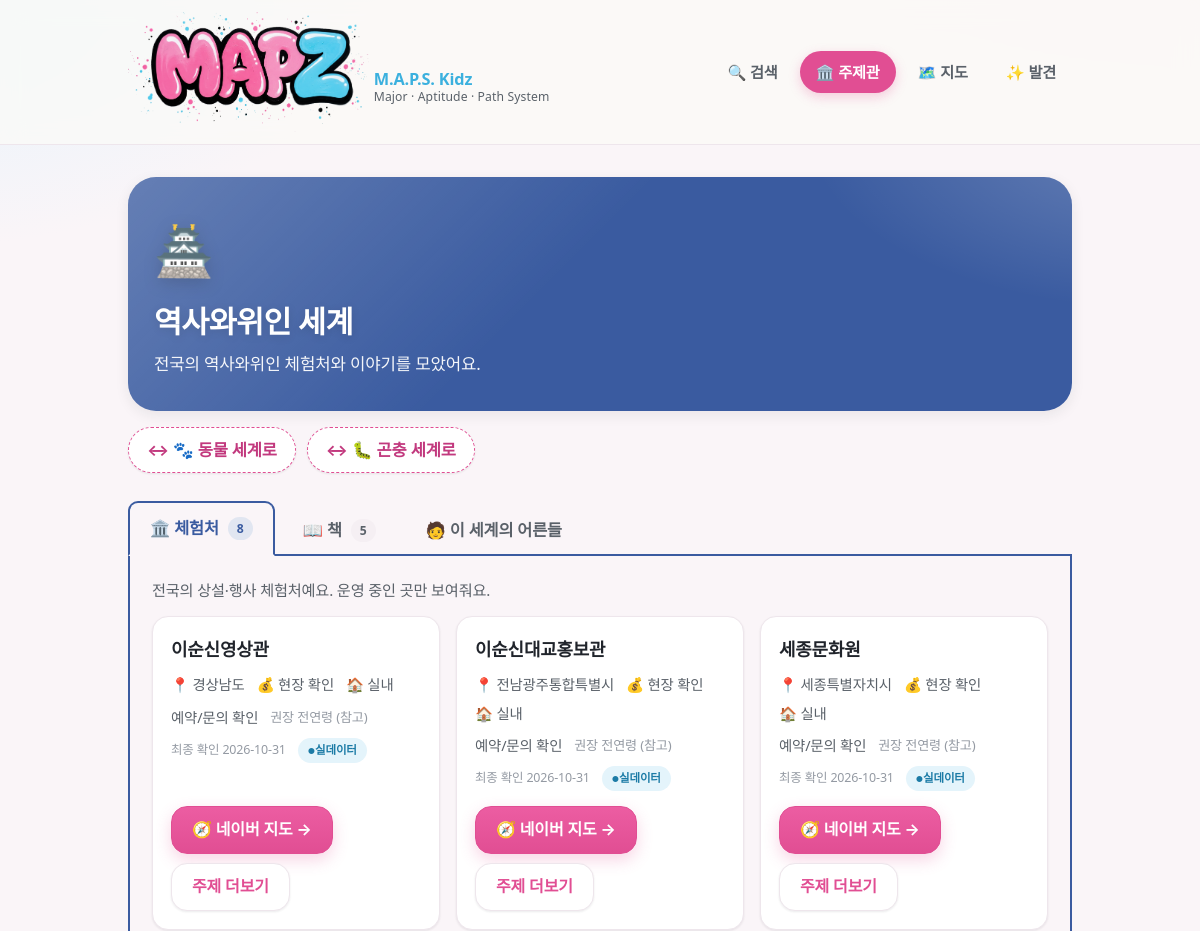
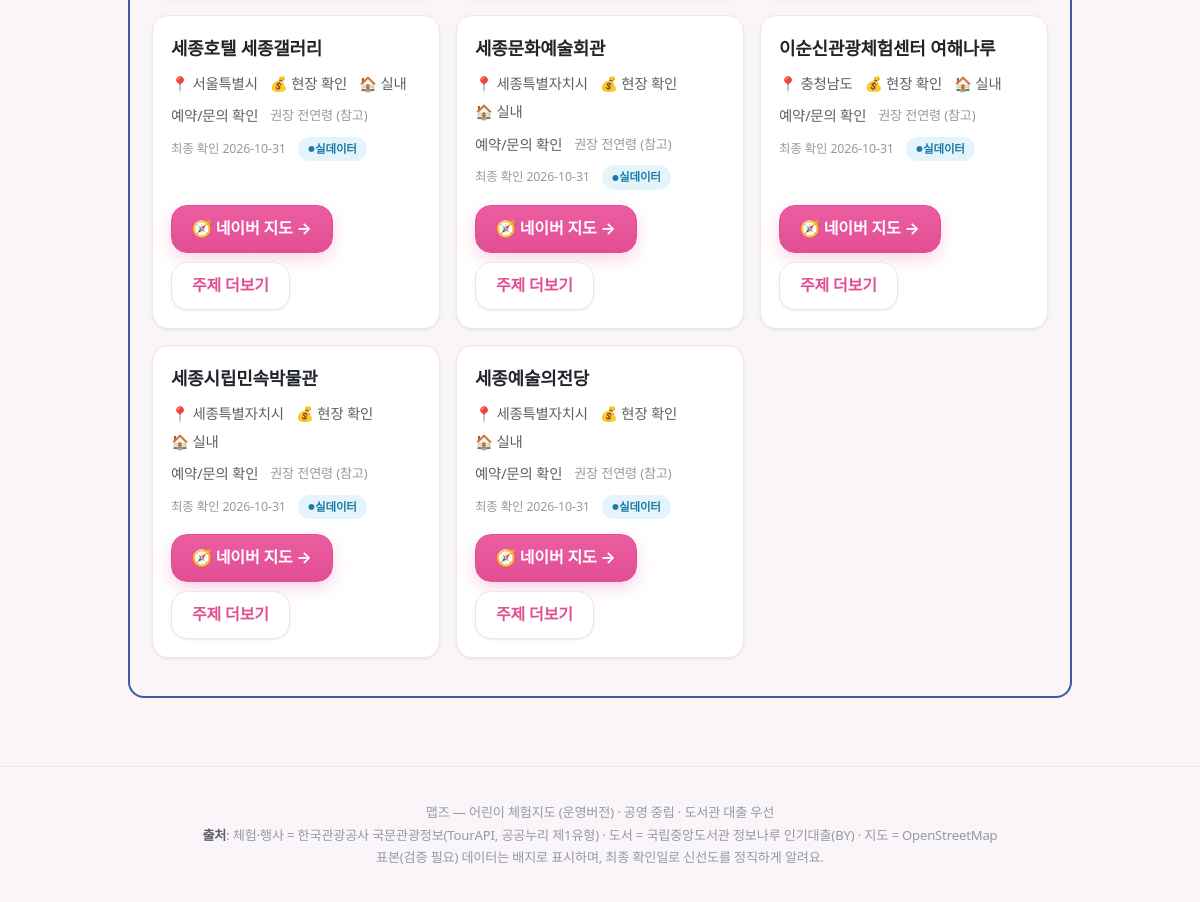
/topic/history, run on the app's committed database (2 pictures, top to bottom).
### tables this page shows
CREATE TABLE topic(id TEXT PRIMARY KEY, name TEXT, synonyms TEXT, emoji TEXT,
  demand_score REAL, connection_score REAL, age_profile TEXT);

CREATE TABLE experience(id TEXT PRIMARY KEY, name TEXT, type TEXT, topic_tags TEXT,
  verb_tags TEXT, lat REAL, lng REAL, region TEXT, period_start TEXT, period_end TEXT,
  hours TEXT, age_note TEXT, duration_min INT, cost TEXT, reservation_url TEXT,
  indoor INT, parking TEXT, stroller TEXT, crowd_note TEXT, related_books TEXT,
  tel TEXT, image TEXT, source TEXT, is_seed INT, last_verified TEXT, status TEXT);

### app/main.py (the view)
@app.get("/topic/{tid}", response_class=HTMLResponse)
def page_topic(request: Request, tid: str):
    if tid not in TOPICS: return HTMLResponse("<h1>알 수 없는 주제</h1>", status_code=404)
    return templates.TemplateResponse(request, "topic.html", {"d": api_topic_detail(tid), "topic": TOPICS[tid],
        "topics_all": TOPICS, "today": today(), "active": "topic"})

### app/templates/topic.html (shortened to what this page needs)
{% extends "base.html" %}
{% import "macros.html" as m %}
{% block content %}
<div class="hero" style="background:linear-gradient(140deg,{{ topic.color }},{{ topic.color }})">
<div class="emoji-big">{{ topic.emoji }}</div>
<h1>{{ topic.name }} 세계</h1>
<p style="margin:0;opacity:.95;font-size:1.05rem">전국의 {{ topic.name }} 체험처와 이야기를 모았어요.</p>
</div>
<div class="sidestep" style="margin-top:16px">
{% for a in d.adjacency %}<a href="/topic/{{ a.topic }}">↔ {{ topics_all[a.topic].emoji }} {{ a.name }} 세계로</a>{% endfor %}
</div>
<div class="ttabs" role="tablist" aria-label="주제관 섹션" style="--tc:{{ topic.color }}">
  <button class="ttab" role="tab" aria-selected="true"  aria-controls="tp-exp"   id="tab-exp"   data-panel="tp-exp">🏛️ 체험처 <span class="cnt">{{ d.experiences|length }}</span></button>
  <button class="ttab" role="tab" aria-selected="false" aria-controls="tp-book"  id="tab-book"  data-panel="tp-book">📖 책 <span class="cnt">{{ d.books|length }}</span></button>
  <button class="ttab" role="tab" aria-selected="false" aria-controls="tp-adult" id="tab-adult" data-panel="tp-adult">🧑 이 세계의 어른들</button>
</div>
<div class="tbox" style="--tc:{{ topic.color }}">
<section class="tpanel" id="tp-exp" role="tabpanel" aria-labelledby="tab-exp" tabindex="0">
  <p class="section-note">전국의 상설·행사 체험처예요. 운영 중인 곳만 보여줘요.</p>
  <div class="cards">
  {% for x in d.experiences %}{{ m.exp_card(x) }}{% endfor %}
  </div>
</section>
</div>
{% endblock %}

### app/templates/macros.html (shortened to what this page needs)
{% macro seed_badge(is_seed) -%}
{% if is_seed %}<span class="badge-seed">표본(검증 필요)</span>{% else %}<span class="badge-live">실데이터</span>{% endif %}
{%- endmacro %}
{% macro exp_card(x) -%}
<article class="card">
<h3>{{ x.name }}</h3>
<div class="meta"><span>📍 {{ x.region }}</span><span>💰 {{ x.cost or '현장 확인' }}</span>
<span>{{ '🏠 실내' if x.indoor else '🌳 야외' }}</span>{% if x.tel %}<span>📞 {{ x.tel }}</span>{% endif %}</div>
<div class="meta"><span>{{ '예약/문의 확인' if not x.tel else '전화 문의 가능' }}</span>
<span class="age">권장 {{ x.age_note or '전연령' }} (참고)</span></div>
<div class="meta"><span class="verified">최종 확인 {{ x.last_verified }}</span> {{ seed_badge(x.is_seed) }}</div>
<div class="cta-row"><a class="btn" href="{{ x.maplink }}" target="_blank" rel="noopener">🧭 네이버 지도 →</a>
<a class="btn ghost" href="/topic/{{ x.topic_tags[0] }}">주제 더보기</a></div>
</article>
{%- endmacro %}

### data on the page
topic: emoji "🏯", name "역사와위인"
topic: emoji "🐾"
topic: emoji "🐛"
experience: name "이순신영상관", region "경상남도", cost "현장 확인", indoor "🏠 실내", tel "예약/문의 확인", age_note "전연령", last_verified "2026-10-31"
experience: name "이순신대교홍보관", region "전남광주통합특별시", cost "현장 확인", indoor "🏠 실내", tel "예약/문의 확인", age_note "전연령", last_verified "2026-10-31"
experience: name "세종문화원", region "세종특별자치시", cost "현장 확인", indoor "🏠 실내", tel "예약/문의 확인", age_note "전연령", last_verified "2026-10-31"
experience: name "세종호텔 세종갤러리", region "서울특별시", cost "현장 확인", indoor "🏠 실내", tel "예약/문의 확인", age_note "전연령", last_verified "2026-10-31"
experience: name "세종문화예술회관", region "세종특별자치시", cost "현장 확인", indoor "🏠 실내", tel "예약/문의 확인", age_note "전연령", last_verified "2026-10-31"
experience: name "이순신관광체험센터 여해나루", region "충청남도", cost "현장 확인", indoor "🏠 실내", tel "예약/문의 확인", age_note "전연령", last_verified "2026-10-31"
experience: name "세종시립민속박물관", region "세종특별자치시", cost "현장 확인", indoor "🏠 실내", tel "예약/문의 확인", age_note "전연령", last_verified "2026-10-31"
experience: name "세종예술의전당", region "세종특별자치시", cost "현장 확인", indoor "🏠 실내", tel "예약/문의 확인", age_note "전연령", last_verified "2026-10-31"

### other printed values
{{ a.name }} "동물" "곤충"
{{ d.experiences|length }} "8"
{{ d.books|length }} "5"
